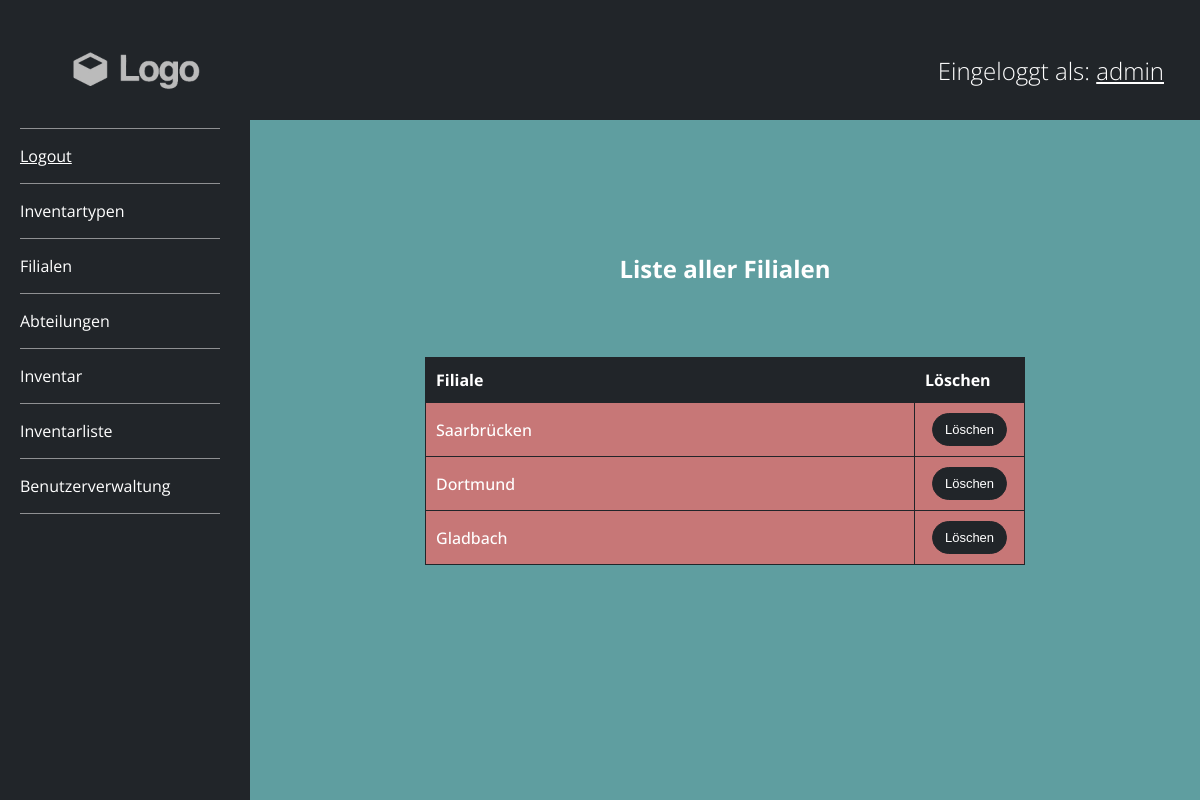
The page /filiale-entfernen.php (signed in) on the database as committed earlier.
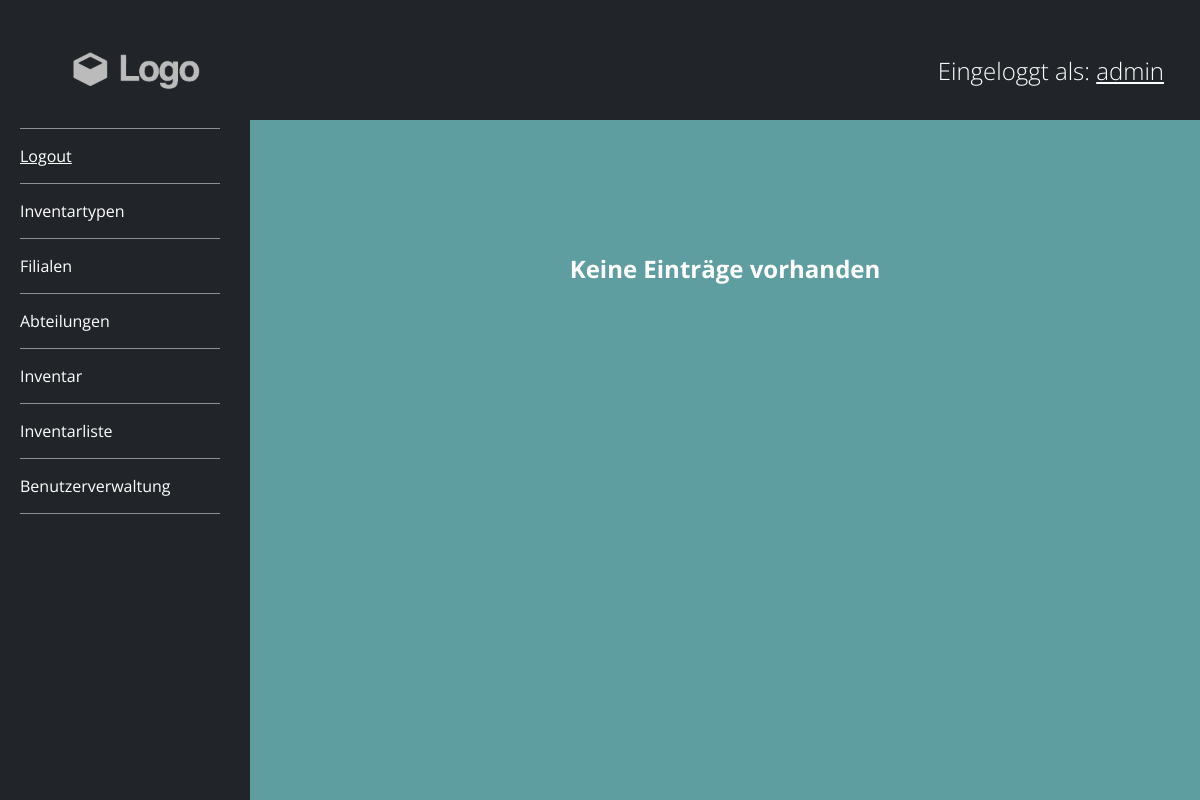
The same page on the database as committed later.
### tables this page shows
CREATE TABLE `Filialen` (
  `filiale` varchar(255) NOT NULL
);

### assets/classes.php (called while the page is built, shortened)
<?php
class ConnectDb
{
    private static $host = HOSTNAME;
    private static $user = DATABASEUSER;
    private static $pass = DATABASEPASSWORD;
    private static $name = DATABASENAME;
    public static function getDbObject()
    {
        return new PDO(
            "mysql:dbname=" . ConnectDb::$name . ";host=" . ConnectDb::$host,
            ConnectDb::$user,
            ConnectDb::$pass
        );
    }
    public static function load($statement, $prepare = array(), $singleRecord = false)
    {
        try {
            $pdo = self::getDbObject();
            $pdo->setAttribute(PDO::ATTR_ERRMODE, PDO::ERRMODE_EXCEPTION);
            $sql = $statement;
            $query = $pdo->prepare($sql);
            $query->execute($prepare);
            if ($singleRecord) {
                $result = $query->fetch();
            } else {
                $result = $query->fetchAll(PDO::FETCH_ASSOC);
            }
            return $result;
        } catch (PDOException $e) {
            $_SESSION["message"] = $e->getMessage();
        } finally {
            $pdo = null;
        }
    }
}
class Filiale
{
    public function getAll()
    {
        $statement = "SELECT * FROM Filialen";
        $result = ConnectDb::load($statement);
        return $result;
    }
}

### filiale-entfernen.php (the view, shortened to what this page needs)
<?php
include_once './layouts/header.php';
$filiale = new Filiale();
$records = $filiale->getAll();
?>
<div class="content-inner">
    <?php
    if (empty($records)) {
        echo "<h2>Keine Einträge vorhanden</h2>";
    } else {
    ?>
        <form class="small-table" id="show-form" action="" method="post">
            <table id="show-table">
                <h2>Liste aller Filialen</h2>
                <thead>
                    <th>Filiale</th>
                    <th>Löschen</th>
                </thead>
                <tbody>
                    <?php
                    foreach ($records as $record) {
                        $name = $record["filiale"];
                        echo <<<END
                    <tr>
                    <td>$name</td>
                    <td class="action"><button type="submit" value="$name" name="delete">Löschen</td>
                    </tr>
                    END;
                    }
                    ?>
                </tbody>
            </table>
        </form>
    <?php
    }
    ?>
</div>
<?php
include_once './layouts/footer.php';

Rows that differ between the two databases and show on the page:
removed filialen: filiale "Saarbrücken"
removed filialen: filiale "Dortmund"
removed filialen: filiale "Gladbach"
Other text that changed with them:
text no longer shown: "Liste aller Filialen Filiale Löschen"
text now shown: "Keine Einträge vorhanden"
